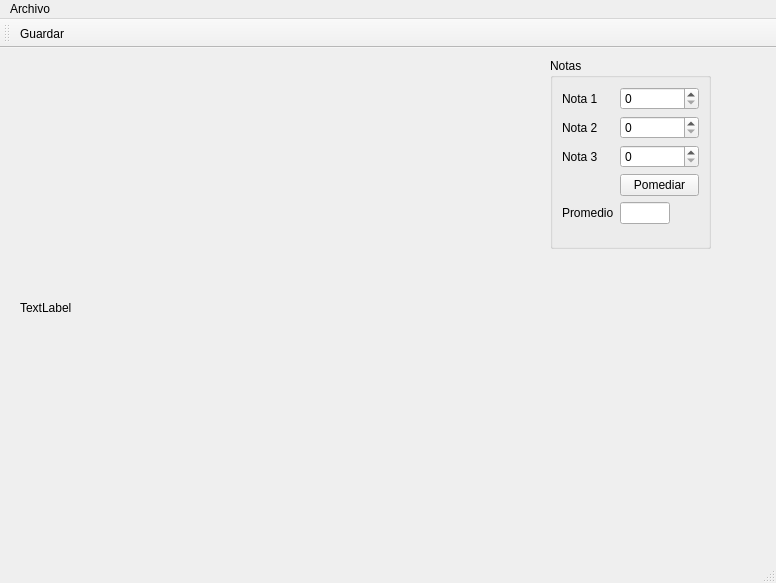
<?xml version="1.0" encoding="UTF-8"?>
<ui version="4.0">
 <class>Principal</class>
 <widget class="QMainWindow" name="Principal">
  <property name="geometry">
   <rect>
    <x>0</x>
    <y>0</y>
    <width>776</width>
    <height>583</height>
   </rect>
  </property>
  <property name="minimumSize">
   <size>
    <width>776</width>
    <height>583</height>
   </size>
  </property>
  <property name="maximumSize">
   <size>
    <width>776</width>
    <height>583</height>
   </size>
  </property>
  <property name="windowTitle">
   <string>Qt-Graficas Estadisticas</string>
  </property>
  <property name="windowIcon">
   <iconset resource="recursos.qrc">
    <normaloff>:/img/The Icons/grafico.png</normaloff>:/img/The Icons/grafico.png</iconset>
  </property>
  <widget class="QWidget" name="centralwidget">
   <widget class="QLabel" name="outCuadro">
    <property name="geometry">
     <rect>
      <x>20</x>
      <y>10</y>
      <width>500</width>
      <height>500</height>
     </rect>
    </property>
    <property name="text">
     <string>TextLabel</string>
    </property>
   </widget>
   <widget class="QGroupBox" name="groupBox">
    <property name="geometry">
     <rect>
      <x>550</x>
      <y>10</y>
      <width>161</width>
      <height>191</height>
     </rect>
    </property>
    <property name="title">
     <string>Notas</string>
    </property>
    <layout class="QFormLayout" name="formLayout">
     <item row="0" column="0">
      <widget class="QLabel" name="label">
       <property name="text">
        <string>Nota 1</string>
       </property>
      </widget>
     </item>
     <item row="0" column="1">
      <widget class="QSpinBox" name="inNota1"/>
     </item>
     <item row="1" column="0">
      <widget class="QLabel" name="label_2">
       <property name="text">
        <string>Nota 2</string>
       </property>
      </widget>
     </item>
     <item row="1" column="1">
      <widget class="QSpinBox" name="inNota2"/>
     </item>
     <item row="2" column="0">
      <widget class="QLabel" name="label_3">
       <property name="text">
        <string>Nota 3</string>
       </property>
      </widget>
     </item>
     <item row="2" column="1">
      <widget class="QSpinBox" name="inNota3"/>
     </item>
     <item row="3" column="1">
      <widget class="QPushButton" name="pushPromediar">
       <property name="text">
        <string>Pomediar</string>
       </property>
      </widget>
     </item>
     <item row="5" column="0">
      <widget class="QLabel" name="label_4">
       <property name="text">
        <string>Promedio</string>
       </property>
      </widget>
     </item>
     <item row="5" column="1">
      <widget class="QLineEdit" name="outPromedio">
       <property name="enabled">
        <bool>true</bool>
       </property>
       <property name="maximumSize">
        <size>
         <width>50</width>
         <height>16777215</height>
        </size>
       </property>
       <property name="readOnly">
        <bool>true</bool>
       </property>
      </widget>
     </item>
    </layout>
   </widget>
  </widget>
  <widget class="QMenuBar" name="menubar">
   <property name="geometry">
    <rect>
     <x>0</x>
     <y>0</y>
     <width>776</width>
     <height>21</height>
    </rect>
   </property>
   <widget class="QMenu" name="menuArchivo">
    <property name="title">
     <string>Archivo</string>
    </property>
    <addaction name="actionGuardar"/>
   </widget>
   <addaction name="menuArchivo"/>
  </widget>
  <widget class="QStatusBar" name="statusbar"/>
  <widget class="QToolBar" name="toolBar">
   <property name="windowTitle">
    <string>toolBar</string>
   </property>
   <attribute name="toolBarArea">
    <enum>TopToolBarArea</enum>
   </attribute>
   <attribute name="toolBarBreak">
    <bool>false</bool>
   </attribute>
   <addaction name="actionGuardar"/>
  </widget>
  <action name="actionGuardar">
   <property name="icon">
    <iconset resource="recursos.qrc">
     <normaloff>:/img/The Icons/Save.ico</normaloff>:/img/The Icons/Save.ico</iconset>
   </property>
   <property name="text">
    <string>Guardar</string>
   </property>
   <property name="shortcut">
    <string>Ctrl+S</string>
   </property>
  </action>
 </widget>
 <resources>
  <include location="recursos.qrc"/>
 </resources>
 <connections/>
</ui>
